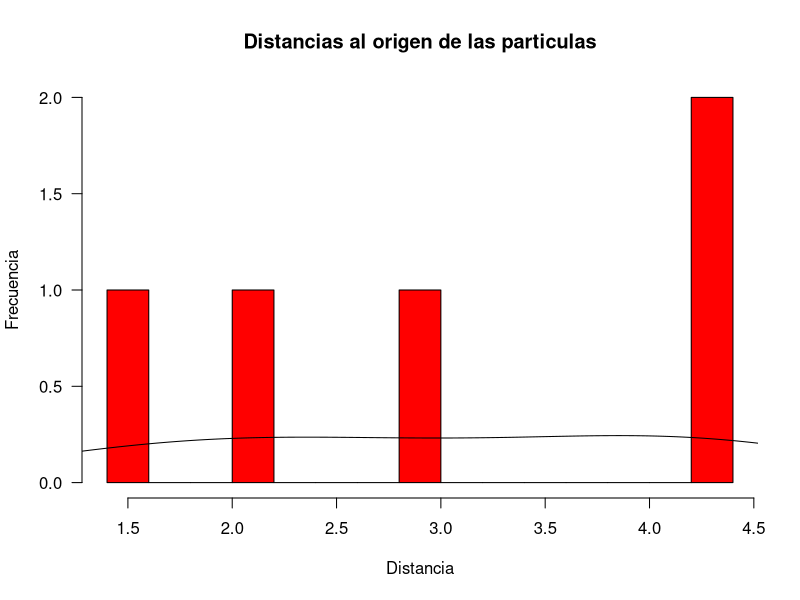

Source code (R):

# Se lee el archivo 'datos.txt' y se le asigna al objeto 'distancias'.

distancias <- read.table('datos.txt')


# Se crea el histograma con la columna 'V1' de 'distancias'
# y se establecen los parámetros del histograma.
# xlim = c(0,5)  rango del eje x

hist(distancias$V1,
     main = 'Distancias al origen de las particulas',
     xlab = 'Distancia',
     ylab = 'Frecuencia',
     
     las = 1,
     breaks = 10,
     prob = TRUE,
     col = 'red')


# Se genera una línea de probabilidad

lines(density(distancias$V1))
